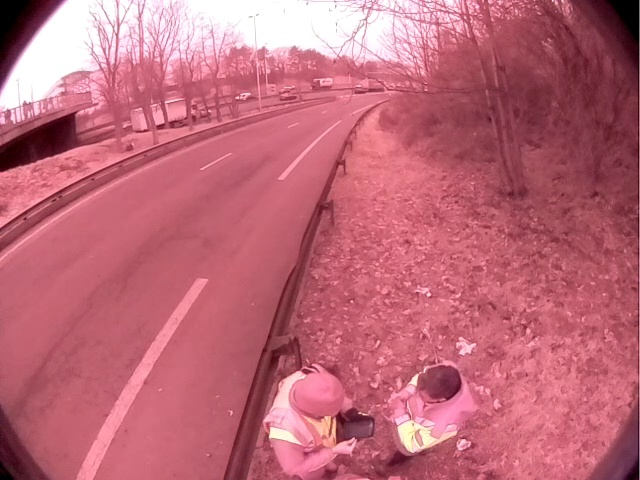
#> input picture A25.jpg, 640 x 480 px
$ python test.py
#> lines starting #> are read from the running program, lines starting #| are printed output that depends on the picture
from shapely.geometry import box, Point
import matplotlib.pyplot as plt
from matplotlib.patches import Polygon
import cv2
from matplotlib.patches import Polygon as MatplotlibPolygon

# Définir les coordonnées des points du polygone de la ROI
points = [(0, 200), (330, 95), (85, 140), (75, 110), (360, 60), (385, 100), (240, 478), (0, 478)]

roi_polygon = Polygon(points)

# Charger l'image
image = cv2.imread('A25.jpg')
#> image is the input picture: shape (480, 640, 3); mean B, G, R 119.3, 104.3, 190.2

plt.imshow(cv2.cvtColor(image, cv2.COLOR_BGR2RGB))

# Créer un polygone Matplotlib pour représenter la ROI
roi_matplotlib_polygon = MatplotlibPolygon(points, fill=False, edgecolor='red')

# Afficher la ROI sur l'image
ax = plt.gca()
ax.add_patch(roi_matplotlib_polygon)
plt.show()
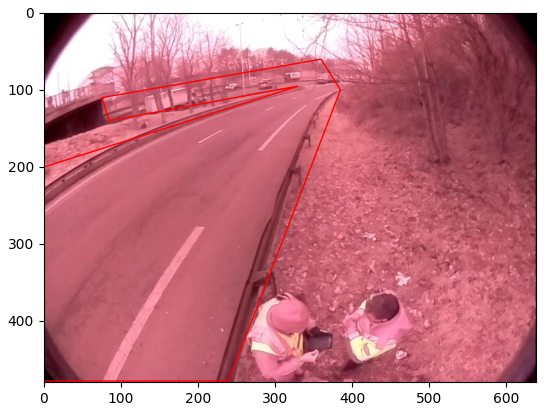
#> figure drawn by matplotlib, 1 panel

# Vérifier si un point est à l'intérieur de la ROI (exemple)
point_a_verifier = Point(350, 250)
est_a_l_interieur = roi_polygon.contains(point_a_verifier)

if est_a_l_interieur[0] == True:
    print("aaaaaaaaaaaa")

# # Extraire la région d'intérêt (ROI) (exemple)
# roi = image[y1:y2, x1:x2]

# # Sauvegarder la région d'intérêt dans un fichier image
# cv2.imwrite('roi.jpg', roi)

$ run again, with test.jpg copied over A25.jpg
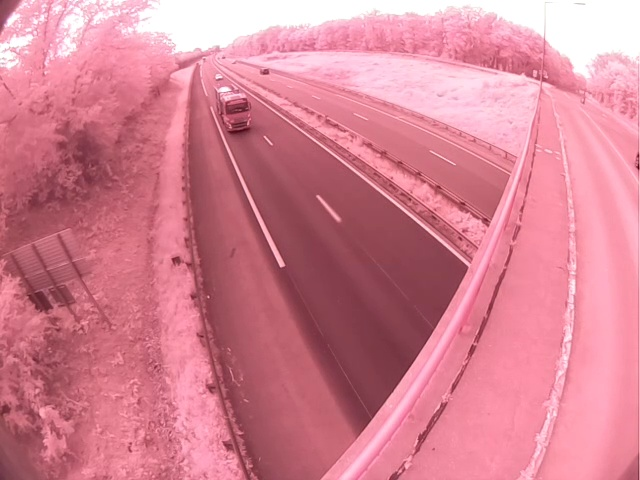
#> input picture test.jpg, 640 x 480 px
#> image is the input picture: shape (480, 640, 3); mean B, G, R 146.4, 129.9, 213.2
#> `plt.show()`:
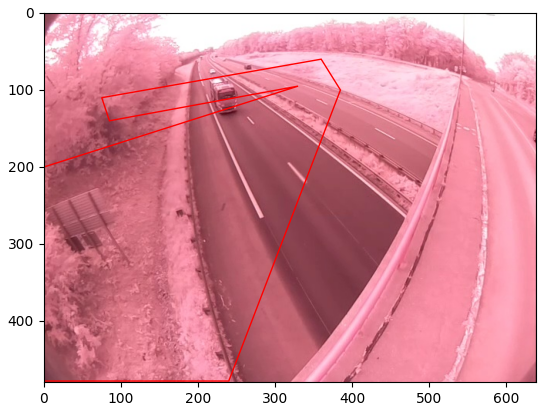
#> figure drawn by matplotlib, 1 panel
